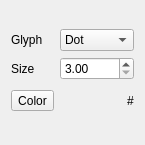
<?xml version="1.0" encoding="UTF-8"?>
<ui version="4.0">
 <class>PrimaryForm</class>
 <widget class="QWidget" name="PrimaryForm">
  <property name="geometry">
   <rect>
    <x>0</x>
    <y>0</y>
    <width>145</width>
    <height>145</height>
   </rect>
  </property>
  <property name="windowTitle">
   <string>Form</string>
  </property>
  <layout class="QVBoxLayout" name="verticalLayout">
   <item>
    <layout class="QGridLayout" name="gridLayout">
     <item row="0" column="0">
      <widget class="QLabel" name="_glyphLabel">
       <property name="text">
        <string>Glyph</string>
       </property>
      </widget>
     </item>
     <item row="0" column="1">
      <widget class="QComboBox" name="glyphComboBox">
       <item>
        <property name="text">
         <string>Dot</string>
        </property>
       </item>
      </widget>
     </item>
     <item row="1" column="0">
      <widget class="QLabel" name="_sizeLabel">
       <property name="text">
        <string>Size</string>
       </property>
      </widget>
     </item>
     <item row="1" column="1">
      <widget class="QDoubleSpinBox" name="_sizeSpinBox">
       <property name="cursor">
        <cursorShape>ArrowCursor</cursorShape>
       </property>
       <property name="minimum">
        <double>3.000000000000000</double>
       </property>
       <property name="singleStep">
        <double>0.100000000000000</double>
       </property>
      </widget>
     </item>
     <item row="2" column="0">
      <widget class="QToolButton" name="colorButton">
       <property name="text">
        <string>Color</string>
       </property>
      </widget>
     </item>
     <item row="2" column="1">
      <layout class="QHBoxLayout" name="horizontalLayout">
       <item>
        <spacer name="horizontalSpacer">
         <property name="orientation">
          <enum>Qt::Horizontal</enum>
         </property>
         <property name="sizeHint" stdset="0">
          <size>
           <width>30</width>
           <height>30</height>
          </size>
         </property>
        </spacer>
       </item>
       <item>
        <widget class="QLabel" name="_colorLabel">
         <property name="layoutDirection">
          <enum>Qt::LeftToRight</enum>
         </property>
         <property name="text">
          <string>#</string>
         </property>
         <property name="alignment">
          <set>Qt::AlignCenter</set>
         </property>
        </widget>
       </item>
      </layout>
     </item>
    </layout>
   </item>
  </layout>
 </widget>
 <resources/>
 <connections/>
</ui>
